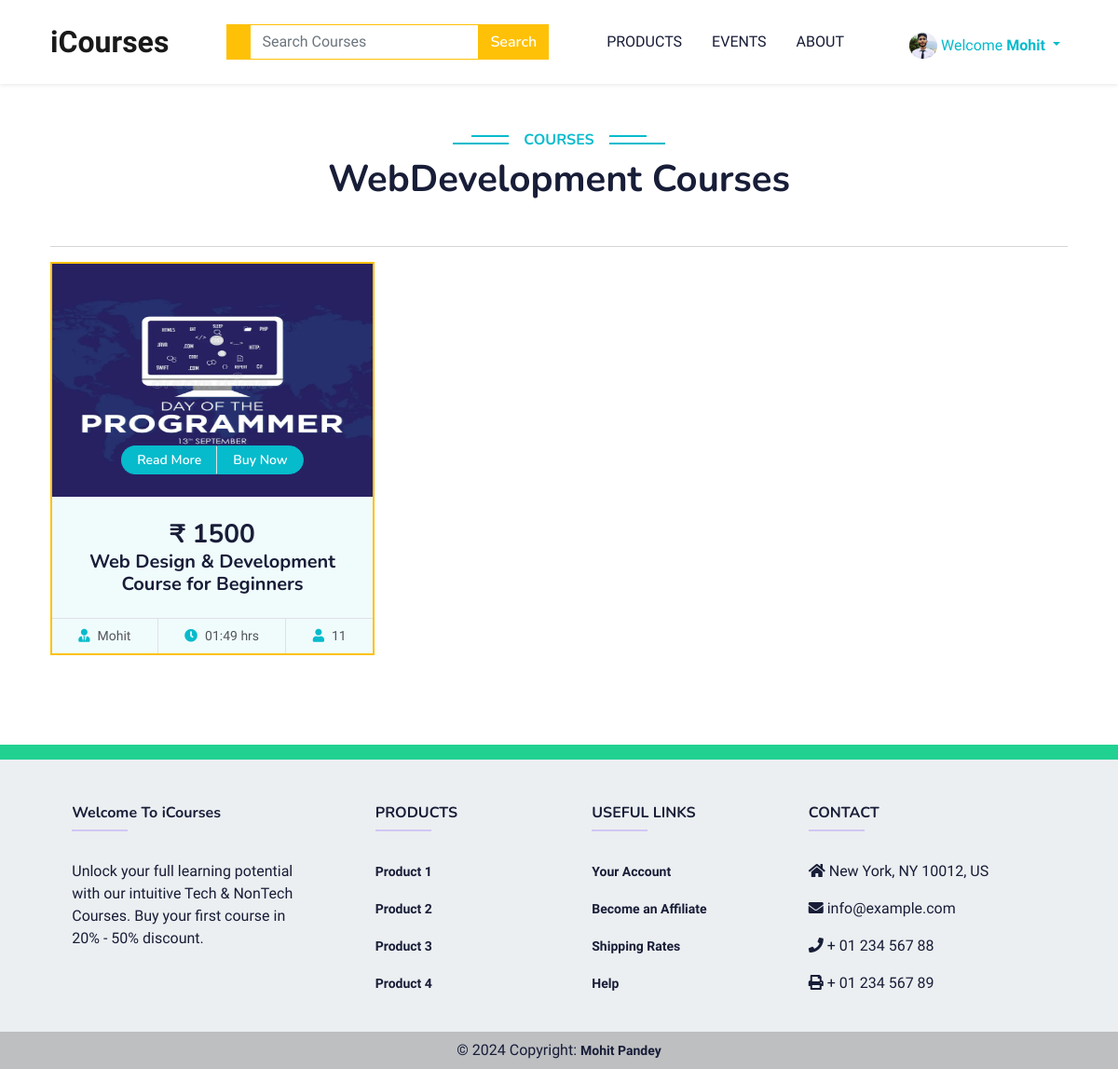
/courses/1 (signed in), run on the app's committed database.
### home/models.py (models this page shows, shortened)
class UserProfile(models.Model):
    user = models.OneToOneField(User, on_delete = models.CASCADE)
    is_email_varified = models.BooleanField(default=False)
    referral_link = models.CharField(max_length=100,default='', blank=True, null=True)
    picture = models.ImageField(upload_to='profile_pictures', blank=True, null=True)
    phone = models.CharField(max_length=14, default='', blank=True, null=True)
    address = models.TextField(default='', blank=True, null=True)
    birthdate = models.CharField(max_length =20,null=True, blank=True)
    referral_code_used = models.IntegerField(default=0, blank=True, null=True)

class Category(models.Model):
    categoryName = models.CharField(max_length=200)

class Course(models.Model):
    coursePicture = models.ImageField(upload_to='coursePicture/',null=True,blank = True)
    courseFile = models.FileField(upload_to='coursePdf',null=True,blank=True)
    courseCategory = models.ForeignKey(Category, on_delete=models.CASCADE ,null=True,blank=True)
    courseName = models.CharField(max_length = 150,null=True,blank=True)
    coursePrice = models.IntegerField(null=True,blank=True)
    madeBy = models.CharField(max_length = 150,null=True,blank=True)
    courseDuration = models.CharField(max_length = 50)
    studentOnCourse = models.IntegerField(default = 0,editable=False)
    AboutCourse = HTMLField(blank=True)

### home/views.py (the view)
# urls.py: path('courses/<slug:id>',views.CategoryCourses, name='courses'),
def CategoryCourses(request,id):
    try:
        category = Category.objects.get(id=id)
        courses = Course.objects.filter(courseCategory=category) # get all the courses by same categories name............
        context = {'courses': courses, 'category': category}
        return render(request, 'Products/categoryView.html', context)
    except Category.DoesNotExist:
        context = {'error_message': 'Category Courses not found.'}
        return render(request, 'Products/categoryView.html', context)

### home/context_processors.py (called while the page is built)
def user_info(request):
    user_info = None
    if request.user.is_authenticated:
        try:
            user_info = request.user.userprofile  # Assuming UserProfile is related to the User model
        except UserProfile.DoesNotExist:
            pass  # Handle the case where UserProfile doesn't exist for the current user
    return {'user_info': user_info}

### templates/Products/categoryView.html (shortened to what this page needs)
{% extends 'base.html' %}
{% block Css %}
 <link href="https://cdnjs.cloudflare.com/ajax/libs/font-awesome/5.10.0/css/all.min.css" rel="stylesheet" />
 <link href="https://cdn.jsdelivr.net/npm/bootstrap-icons@1.4.1/font/bootstrap-icons.css" rel="stylesheet" />
 <link href="lib/animate/animate.min.css" rel="stylesheet" />
 <link href="lib/owlcarousel/assets/owl.carousel.min.css" rel="stylesheet" />
 <link href="/static/Css/css/bootstrap.min.css" rel="stylesheet" />
 <link href="/static/Css/css/style.css" rel="stylesheet" />
{% endblock %}
{% block body %}
  <div class="container-xxl py-5">
    <div class="container">
      <div class="text-center wow fadeInUp" data-wow-delay="0.1s">
        <h6 class="section-title bg-white text-center text-primary px-3">Courses</h6>
        <h1 class="mb-5">{{category.categoryName}} Courses</h1>
      </div>
      <hr>
      <div class="row g-4 justify-content-start">
        {% for course in courses %}
          <div class="col-lg-4 col-md-6 wow fadeInUp" data-wow-delay="0.1s">
            <div class="course-item border border-warning border-2 bg-light">
              <div class="position-relative overflow-hidden">
                {% if course.coursePicture %}
                  <img src="{{ course.coursePicture.url }}" height="250px" class="card-img-top" alt="{{ course.courseName }}" />
                {% else %}
                  <img src="/static/Images/cat-4.jpg" height="250px" class="card-img-top" alt="Placeholder" />
                {% endif %}
                <div class="w-100 d-flex justify-content-center position-absolute bottom-0 start-0 mb-4">
                  <a href="/productView/{{ course.id }}" class="flex-shrink-0 btn btn-sm btn-primary px-3 border-end" style="border-radius: 30px 0 0 30px;">Read More</a>
                  {% if user.is_authenticated %}
                  <a href="/paymentPage/{{course.id}}" class="flex-shrink-0 btn btn-sm btn-primary px-3" style="border-radius: 0 30px 30px 0;">Buy Now</a>
                  {% else %}
                  <a href="/login/" class="flex-shrink-0 btn btn-sm btn-primary px-3" style="border-radius: 0 30px 30px 0;">Login To Buy</a>
                  {% endif %}
                </div>
              </div>
              <div class="text-center p-4 pb-0">
                <h3 class="mb-0">₹ {{ course.coursePrice }}</h3>
                <h5 class="mb-4">{{ course.courseName }}</h5>
              </div>
              <div class="d-flex border-top">
                <small class="flex-fill text-center border-end py-2"><i class="fa fa-user-tie text-primary me-2"></i>{{ course.madeBy }}</small>
                <small class="flex-fill text-center border-end py-2"><i class="fa fa-clock text-primary me-2"></i>{{ course.courseDuration }} hrs</small>
                <small class="flex-fill text-center py-2"><i class="fa fa-user text-primary me-2"></i>{{ course.studentOnCourse }}</small>
              </div>
            </div>
          </div>
        {% endfor %}
      </div>
    </div>
  </div>
{% endblock %}

### templates/base.html (shortened to what this page needs)
<!DOCTYPE html>
<html lang="en">
  <head>
    <link rel="stylesheet" href="https://cdn.jsdelivr.net/npm/bootstrap@5.3.3/dist/css/bootstrap.min.css" />
    <link rel="stylesheet" href="/static/Css/base.css" />
    <link href="https://cdn.jsdelivr.net/npm/bootstrap@5.3.3/dist/css/bootstrap.min.css" rel="stylesheet" />
    {% block Css %}
    {% endblock %}
  </head>
  <body>
    <nav class="navbar navbar-expand-lg bg-white sticky-top navbar-light p-3 shadow-sm">
      <div class="container">
        <a class="navbar-brand fs-2" href="/"><strong>iCourses</strong></a>
        <div class="collapse navbar-collapse" id="navbarNavDropdown">
          <div class="ms-auto d-none d-lg-block">
            <form method="get">
            <div class="input-group">
              <span class="border-warning input-group-text bg-warning text-white"></span>
              <input type="search" class="form-control border-warning" name="search" placeholder="Search Courses" style="color:#7a7a7a" />
              <button type="submit" class="btn btn-warning text-white">Search</button>
            </div>
           </form>
          </div>
          <ul class="navbar-nav ms-auto">
            <li class="nav-item">
              <a class="nav-link mx-2 text-uppercase {% if request.path == '/product/' %}active{% endif %}" href="/product/">Products</a>
            </li>
            <li class="nav-item">
              <a class="nav-link mx-2 text-uppercase {% if request.path == '/events/' %}active{% endif %}" href="/events/">Events</a>
            </li>
            <li class="nav-item">
              <a class="nav-link mx-2 text-uppercase {% if request.path == '/about/' %}active{% endif %}" href="/about/">About</a>
            </li>
          </ul>
          <ul class="navbar-nav ms-auto">
            {% if user.is_authenticated %}
              <li class="nav-item dropdown mt-2">
                <a class="text-primary nav-link dropdown-toggle" href="" role="button" data-bs-toggle="dropdown" aria-expanded="false">
                  {% if user_info and user_info.picture %}
                    <img class="rounded-image" width="30px" src="{{ user_info.picture.url }}" alt="User Picture" />
                  {% else %}
                  <img width="30px" src="https://static-00.iconduck.com/assets.00/profile-circle-icon-2048x2048-cqe5466q.png" alt="">
                    {% endif %}
                  Welcome <b>{{ user.first_name }}</b>
                </a>
              </li>
            {% endif %}
          </ul>
        </div>
      </div>
    </nav>
    {% block body %}
    {% endblock %}
    <footer class="text-center text-lg-start mt-5 text-dark" style="background-color: #ECEFF1">
      <section class="d-flex justify-content-between p-2 text-white" style="background-color: #21D192"></section>
      <section class="">
        <div class="container text-center text-md-start mt-5">
          <div class="row mt-3">
            <div class="col-md-3 col-lg-4 col-xl-3 mx-auto mb-4">
              <h6 class="fw-bold">Welcome To iCourses</h6>
              <hr class="mb-4 mt-0 d-inline-block mx-auto" style="width: 60px; background-color: #7c4dff; height: 2px" />
              <p>Unlock your full learning potential with our intuitive Tech & NonTech Courses. Buy your first course in 20% - 50% discount.</p>
            </div>
            <div class="col-md-2 col-lg-2 col-xl-2 mx-auto mb-4">
              <h6 class="text-uppercase fw-bold">Products</h6>
              <hr class="mb-4 mt-0 d-inline-block mx-auto" style="width: 60px; background-color: #7c4dff; height: 2px" />
              <p>
                <a href="#!" class="text-dark">Product 1</a>
              </p>
              <p>
                <a href="#!" class="text-dark">Product 2</a>
              </p>
              <p>
                <a href="#!" class="text-dark">Product 3</a>
              </p>
              <p>
                <a href="#!" class="text-dark">Product 4</a>
              </p>
            </div>
            <div class="col-md-3 col-lg-2 col-xl-2 mx-auto mb-4">
              <h6 class="text-uppercase fw-bold">Useful links</h6>
              <hr class="mb-4 mt-0 d-inline-block mx-auto" style="width: 60px; background-color: #7c4dff; height: 2px" />
              <p>
                <a href="#!" class="text-dark">Your Account</a>
              </p>
              <p>
                <a href="#!" class="text-dark">Become an Affiliate</a>
              </p>
              <p>
                <a href="#!" class="text-dark">Shipping Rates</a>
              </p>
              <p>
                <a href="#!" class="text-dark">Help</a>
              </p>
            </div>
            <div class="col-md-4 col-lg-3 col-xl-3 mx-auto mb-md-0 mb-4">
              <h6 class="text-uppercase fw-bold">Contact</h6>
              <hr class="mb-4 mt-0 d-inline-block mx-auto" style="width: 60px; background-color: #7c4dff; height: 2px" />
              <p>
                <i class="fas fa-home mr-3"></i> New York, NY 10012, US
              </p>
              <p>
                <i class="fas fa-envelope mr-3"></i> info@example.com
              </p>
              <p>
                <i class="fas fa-phone mr-3"></i> + 01 234 567 88
              </p>
              <p>
                <i class="fas fa-print mr-3"></i> + 01 234 567 89
              </p>
            </div>
          </div>
        </div>
      </section>
      <div class="text-center p-2" style="background-color: rgba(0, 0, 0, 0.2)">
        © 2024 Copyright:
        <a class="text-dark" href="">Mohit Pandey</a>
      </div>
    </footer>
  </body>
</html>

### static/Css/base.css (style rules this page uses)
a { font-size: 14px; font-weight: 700 }
.form-control { outline: none !important; box-shadow: none !important; }
.rounded-image { border-radius: 50%; }

### static/Css/css/style.css (style rules this page uses)
:root { --primary: #06BBCC; --light: #F0FBFC; --dark: #181d38; }
.btn { font-family: 'Nunito', sans-serif; font-weight: 600; transition: .5s; }
.btn.btn-primary, .btn.btn-secondary { color: #FFFFFF; }
.navbar-light .navbar-nav .nav-link { color: var(--dark); font-weight: 500; }
.navbar-light.sticky-top { top: -100px; transition: .5s; }
.section-title { position: relative; display: inline-block; text-transform: uppercase; }
.section-title::before { position: absolute; content: ""; width: calc(100% + 80px); height: 2px; top: 4px; left: -40px; background: var(--primary); z-index: -1; }
.section-title::after { position: absolute; content: ""; width: calc(100% + 120px); height: 2px; bottom: 5px; left: -60px; background: var(--primary); z-index: -1; }
.category img, .course-item img { transition: .5s; }

### data on the page
UserProfile: picture (picture)
Category: categoryName "WebDevelopment"
Course: coursePicture (picture), coursePrice "1500", courseName "Web Design & Development Course for Beginners", madeBy "Mohit", courseDuration "01:49", studentOnCourse "11"

### other printed values
{{ user.first_name }} "Mohit"
